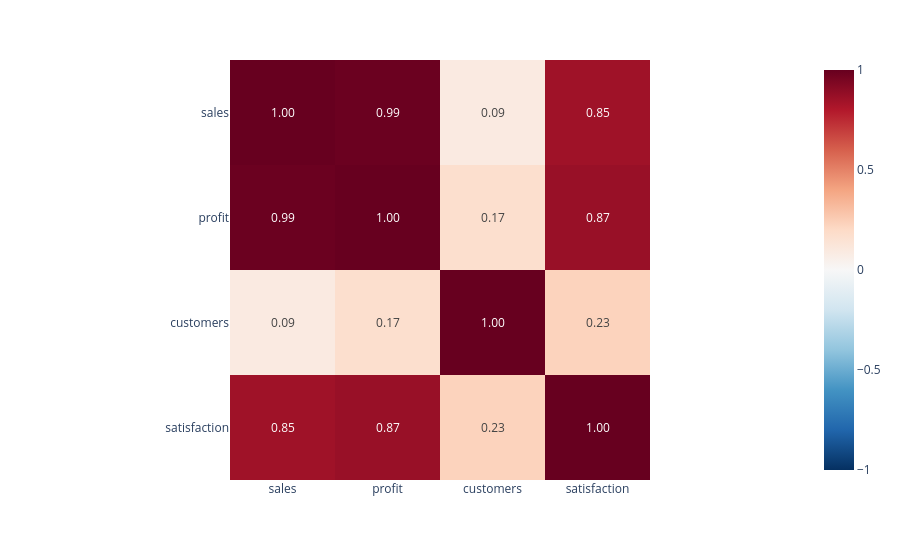

Write notebook code for a chart like this one.
### Markdown cell above
상관계수 행렬

- 양수 1에 가까울수록: 강한 양의 선형 관계
- 0에 가까울수록: 선형 관계가 약하다
- 음수 1에 가까울수록: 강한 음의 선형 관계

### Code cell
fig = px.imshow(
    corr_df,
    text_auto='.2f',
    zmin=-1,
    zmax=1,
    color_continuous_scale='RdBu_r'
)

fig.show()

### Figure 1 — Plotly figure (JSON) as saved in the notebook; plotly's stock layout.template omitted (floating-point values rounded to 4 significant figures)
{"data": [{"coloraxis": "coloraxis", "name": "0", "texttemplate": "%{z:.2f}", "x": ["sales", "profit", "customers", "satisfaction"], "y": ["sales", "profit", "customers", "satisfaction"], "z": [[1.0, 0.99, 0.09, 0.85], [0.99, 1.0, 0.17, 0.87], [0.09, 0.17, 1.0, 0.23], [0.85, 0.87, 0.23, 1.0]], "type": "heatmap", "xaxis": "x", "yaxis": "y", "hovertemplate": "x: %{x}<br>y: %{y}<br>color: %{z}<extra></extra>"}], "layout": {"xaxis": {"anchor": "y", "domain": [0.0, 1.0], "scaleanchor": "y", "constrain": "domain"}, "yaxis": {"anchor": "x", "domain": [0.0, 1.0], "autorange": "reversed", "constrain": "domain"}, "coloraxis": {"colorscale": [[0.0, "rgb(5,48,97)"], [0.1, "rgb(33,102,172)"], [0.2, "rgb(67,147,195)"], [0.3, "rgb(146,197,222)"], [0.4, "rgb(209,229,240)"], [0.5, "rgb(247,247,247)"], [0.6, "rgb(253,219,199)"], [0.7, "rgb(244,165,130)"], [0.8, "rgb(214,96,77)"], [0.9, "rgb(178,24,43)"], [1.0, "rgb(103,0,31)"]], "cmin": -1, "cmax": 1, "autocolorscale": false}, "margin": {"t": 60}}}
